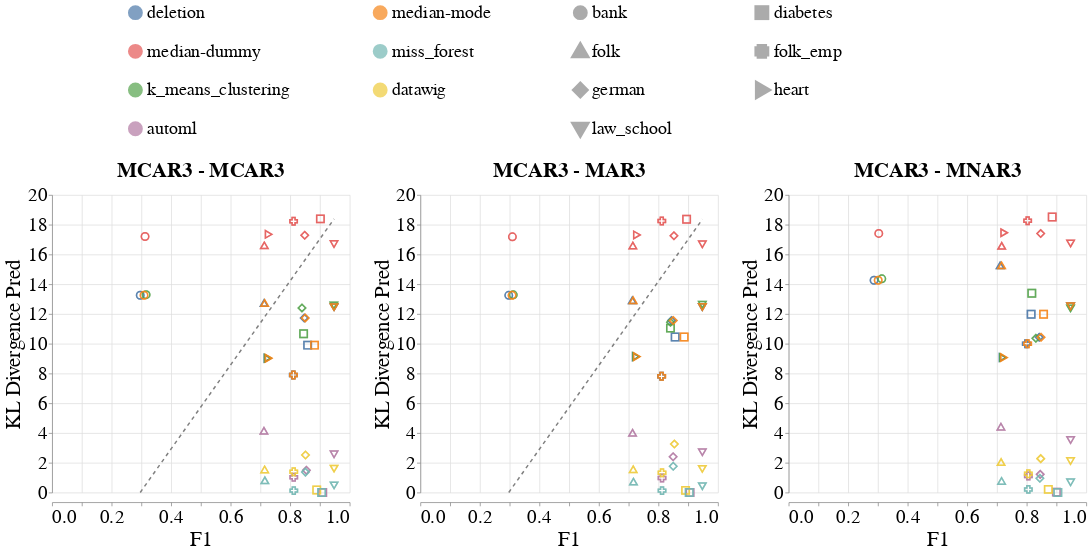

The code cell stored with this chart in its notebook:
### Markdown cell above
### Overall Metrics

### Code cell
create_scatter_plot(missingness_types=[{'train': 'MCAR3', 'test': 'MCAR3'},
                                       {'train': 'MCAR3', 'test': 'MAR3'},
                                       {'train': 'MCAR3', 'test': 'MNAR3'}],
                    imputation_quality_metric_name='KL_Divergence_Pred',
                    model_performance_metric_name='F1',
                    dataset_to_column_name=DATASET_TO_COLUMN_NAME,
                    shape_by='Dataset_Name', # Dataset_Name or Model_Name
                    # dataset_to_group=DATASETS_SENSITIVE_ATTRS,
                    db_client_1=db_client_1,
                    db_client_3=db_client_3)

### Figure 1 — Vega-Lite specification as saved in the notebook (floating-point values rounded to 4 significant figures; data arrays with more than 128 entries replaced by an {"elided": "..."} marker saying what was removed)
{"config": {"view": {"continuousWidth": 400, "continuousHeight": 300, "stroke": null}, "axis": {"labelFontSize": 26, "labelFontWeight": "normal", "titleFontSize": 28, "titleFontWeight": "normal"}, "facet": {"spacing": 30}, "header": {"labelFontSize": 28, "labelFontWeight": "bold", "labelOrient": "top", "labelPadding": 5, "titleFontSize": 28}, "legend": {"columns": 2, "direction": "horizontal", "labelFontSize": 24, "labelLimit": 400, "orient": "top", "symbolOffset": 100, "symbolStrokeWidth": 10, "titleAnchor": "middle", "titleFontSize": 26, "titleLimit": 300}, "title": {"fontSize": 28}}, "data": {"name": "data-14e10a6a0d6d0e8fc07e9b32b5a1eff3"}, "facet": {"column": {"field": "Missingness_Type", "sort": ["MCAR3 - MCAR3", "MCAR3 - MAR3", "MCAR3 - MNAR3"], "title": null, "type": "nominal"}}, "spec": {"layer": [{"mark": {"type": "point", "size": 100}, "encoding": {"color": {"field": "Null_Imputer_Name", "sort": ["deletion", "median-mode", "median-dummy", "miss_forest", "k_means_clustering", "datawig", "automl"], "title": null, "type": "nominal"}, "shape": {"field": "Dataset_Name", "title": null, "type": "nominal"}, "x": {"axis": {"title": "F1"}, "field": "F1", "type": "quantitative"}, "y": {"axis": {"title": "KL Divergence Pred"}, "field": "Kl_Divergence_Pred", "type": "quantitative"}}}, {"mark": {"type": "line", "color": "gray", "strokeDash": [5, 5]}, "encoding": {"x": {"field": "F1_Line", "type": "quantitative"}, "y": {"field": "Kl_Divergence_Pred_Line", "type": "quantitative"}}}], "height": 400, "width": 400}, "resolve": {"scale": {"y": "independent"}}, "$schema": "https://vega.github.io/schema/vega-lite/v4.17.0.json", "datasets": {"data-14e10a6a0d6d0e8fc07e9b32b5a1eff3": {"elided": "294 records"}}}
